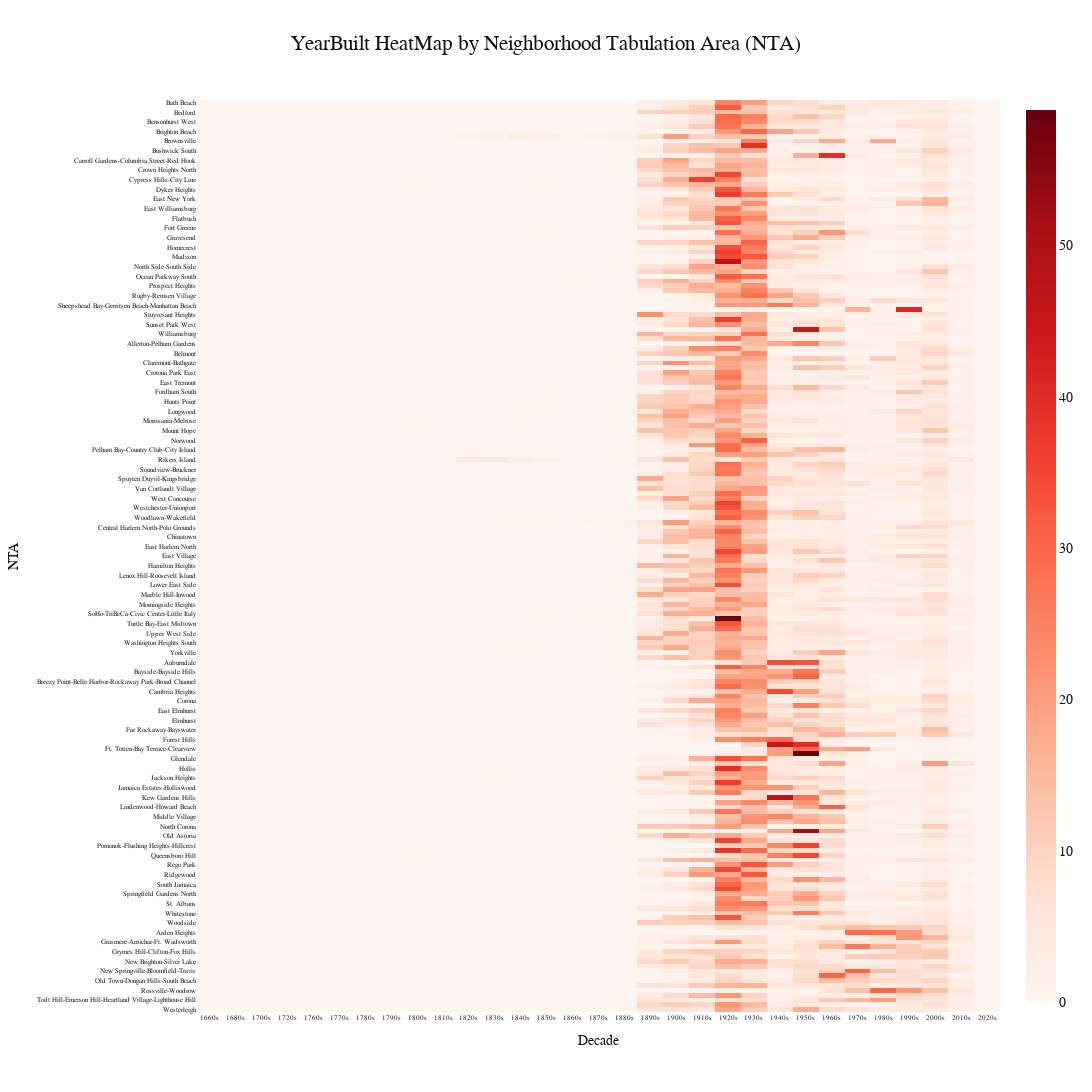

The code cell stored with this chart in its notebook:
### Code cell
fig = go.Figure(data=go.Heatmap(
                   z=brList,
                   x=decadeList,
                   y=ntaList,
                   colorbar=dict(
                    tickfont=dict(size=14, color='#111111')
                   ),
                   colorscale='reds',
                   hoverongaps = False))
fig.update_layout(
    autosize=False,
    width=1500,
    height=2000,
    title="YearBuilt HeatMap by Neighborhood Tabulation Area (NTA)",
    title_x=0.5,
    xaxis_title="Decade",
    yaxis_title="NTA",
    font=dict(
        family="Inconsolata",
        size=7,
        color="#111111"
    ),
    hoverlabel=dict(
        font=dict(family="Inconsolata")
    ),
    titlefont=dict(
        size=21
    ),
    yaxis=dict(autorange="reversed")
)
fig.update_xaxes(title_font=dict(size=14))
fig.update_yaxes(title_font=dict(size=14))

fig.show()

### Figure 1 — Plotly figure (JSON) as saved in the notebook; plotly's stock layout.template omitted (floating-point values rounded to 4 significant figures; data arrays with more than 128 entries replaced by an {"elided": "..."} marker saying what was removed)
{"data": [{"colorbar": {"tickfont": {"color": "#111111", "size": 14}}, "colorscale": [[0, "rgb(255,245,240)"], [0.125, "rgb(254,224,210)"], [0.25, "rgb(252,187,161)"], [0.375, "rgb(252,146,114)"], [0.5, "rgb(251,106,74)"], [0.625, "rgb(239,59,44)"], [0.75, "rgb(203,24,29)"], [0.875, "rgb(165,15,21)"], [1, "rgb(103,0,13)"]], "hoverongaps": false, "type": "heatmap", "x": ["1660s", "1680s", "1700s", "1720s", "1760s", "1770s", "1780s", "1790s", "1800s", "1810s", "1820s", "1830s", "1840s", "1850s", "1860s", "1870s", "1880s", "1890s", "1900s", "1910s", "1920s", "1930s", "1940s", "1950s", "1960s", "1970s", "1980s", "1990s", "2000s", "2010s", "2020s"], "y": {"elided": "189 str values"}, "z": {"elided": "189x31 float values"}}], "layout": {"autosize": false, "font": {"color": "#111111", "family": "Inconsolata", "size": 7}, "height": 2000, "hoverlabel": {"font": {"family": "Inconsolata"}}, "title": {"font": {"size": 21}, "text": "YearBuilt HeatMap by Neighborhood Tabulation Area (NTA)", "x": 0.5}, "width": 1500, "xaxis": {"title": {"font": {"size": 14}, "text": "Decade"}}, "yaxis": {"autorange": "reversed", "title": {"font": {"size": 14}, "text": "NTA"}}}}
